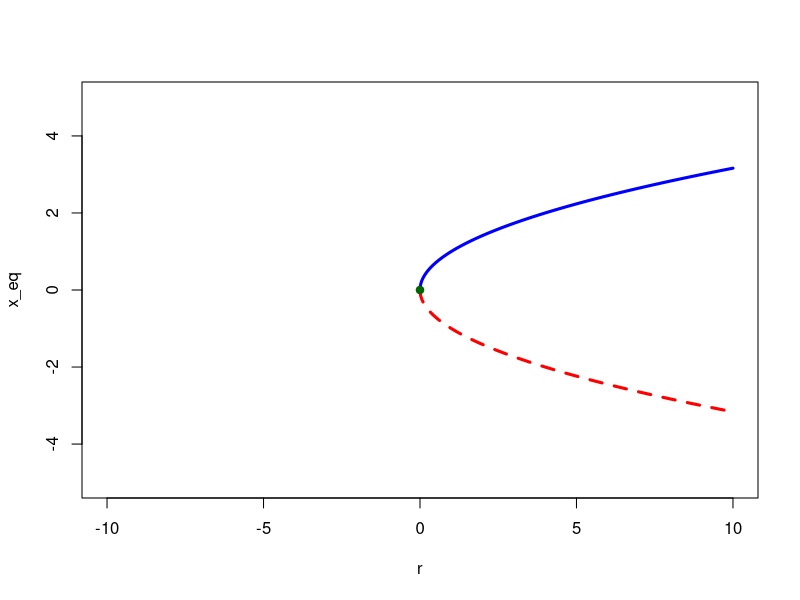

Source code (R):
xeq1 <- function(r) sqrt(r)
xeq2 <- function(r) -sqrt(r)

domain <- seq(0, 10, length.out = 1000)

plot(domain, xeq1(domain), col = "blue", type = "l", lwd = 3,
     xlim = c(-10, 10), ylim = c(-5, 5), xlab = "r", ylab = "x_eq")
lines(domain, xeq2(domain), col = "red", lwd = 3, lty = 2)
points(0, 0, col = "darkgreen", pch = 19)

